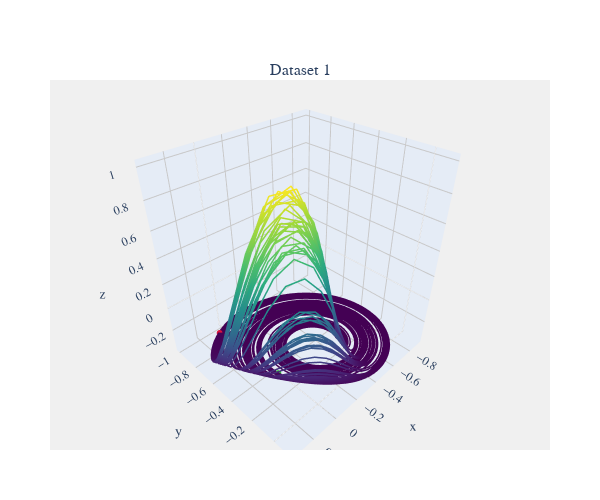

The notebook cell this image was saved under:
### Code cell
viz.compare_plot(datasets=[input[:,:3]], figsize=(600, 500))

### Figure 1 — Plotly figure (JSON) as saved in the notebook; plotly's stock layout.template omitted (floating-point values rounded to 4 significant figures; data arrays with more than 128 entries replaced by an {"elided": "..."} marker saying what was removed)
{"data": [{"hoverinfo": "x+y+z", "line": {"color": {"elided": "5500 float values"}, "colorscale": [[0, "#440154"], [0.1111, "#482878"], [0.2222, "#3e4989"], [0.3333, "#31688e"], [0.4444, "#26828e"], [0.5556, "#1f9e89"], [0.6667, "#35b779"], [0.7778, "#6ece58"], [0.8889, "#b5de2b"], [1, "#fde725"]], "width": 3}, "mode": "lines", "name": "Dataset 1", "scene": "scene", "type": "scatter3d", "x": {"elided": "5500 float values"}, "y": {"elided": "5500 float values"}, "z": {"elided": "5500 float values"}}, {"hoverinfo": "none", "marker": {"color": "limegreen", "size": 2}, "mode": "markers", "name": "Start", "scene": "scene", "showlegend": false, "type": "scatter3d", "x": [0.03963], "y": [-0.3231], "z": [-0.3312]}, {"hoverinfo": "none", "marker": {"color": "crimson", "size": 2}, "mode": "markers", "name": "End", "scene": "scene", "showlegend": false, "type": "scatter3d", "x": [0.07846], "y": [-0.9171], "z": [-0.3446]}], "layout": {"annotations": [{"font": {"size": 16}, "showarrow": false, "text": "Dataset 1", "x": 0.5, "xanchor": "center", "xref": "paper", "y": 1, "yanchor": "bottom", "yref": "paper"}], "font": {"family": "Arial", "size": 12}, "height": 500, "margin": {"b": 50, "l": 50, "r": 50, "t": 80}, "paper_bgcolor": "white", "plot_bgcolor": "rgb(240, 240, 240)", "scene": {"aspectmode": "data", "bgcolor": "rgb(240, 240, 240)", "domain": {"x": [0, 1], "y": [0, 1]}, "xaxis": {"gridcolor": "rgb(200, 200, 200)", "showbackground": true}, "yaxis": {"gridcolor": "rgb(200, 200, 200)", "showbackground": true}, "zaxis": {"gridcolor": "rgb(200, 200, 200)", "showbackground": true}}, "showlegend": false, "width": 600}}
